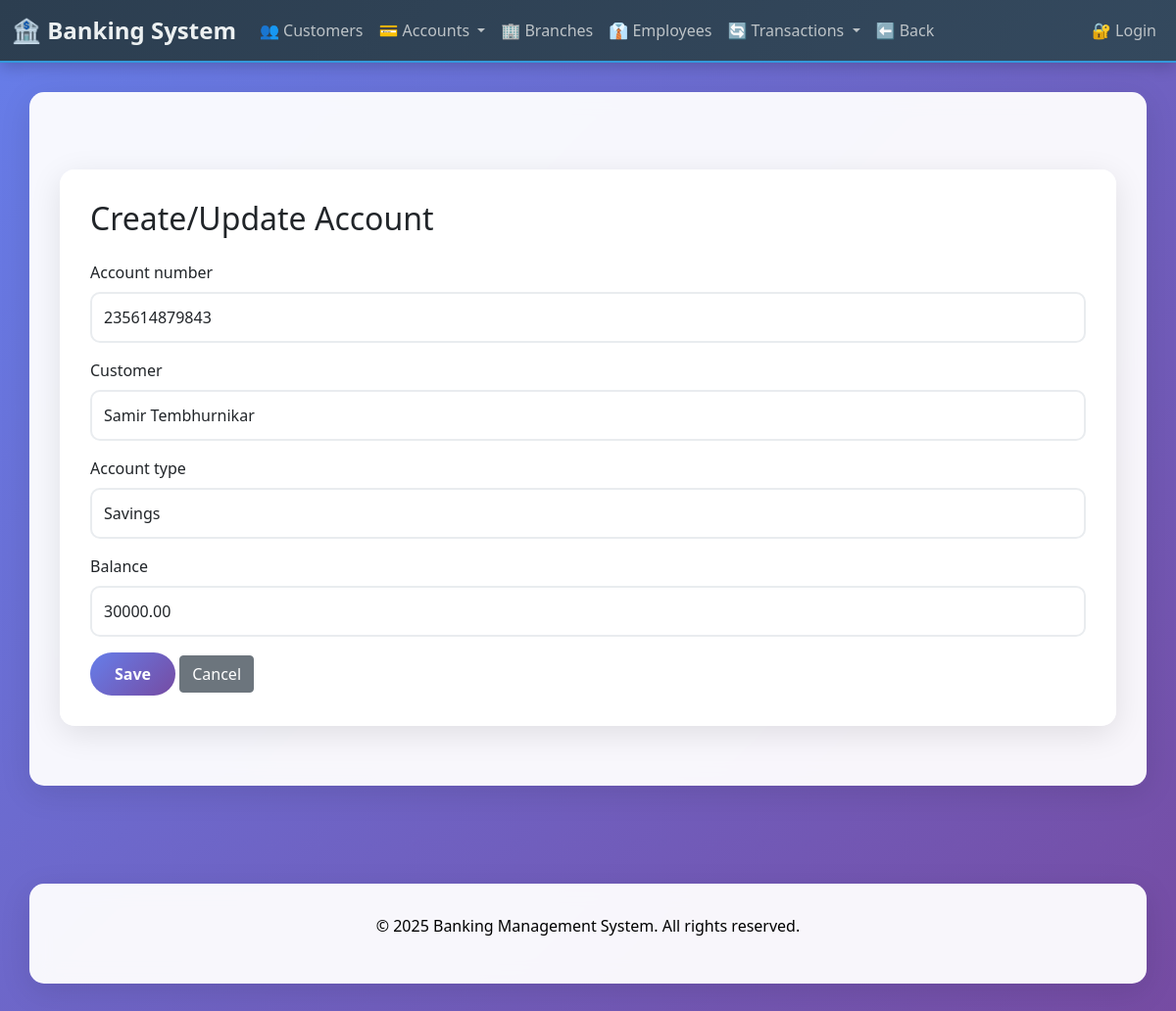
Screenshot of /accounts/update/3/ with the database file from the repository.
### accounts/models.py (models this page shows, shortened)
class Account(models.Model):
    ACCOUNT_TYPES = [
        ('SAVINGS', 'Savings'),
        ('CHECKING', 'Checking'),
        ('CREDIT', 'Credit'),
        ('TRANSACTION', 'Transaction'),
        ('LOAN', 'Loan'),
        ('CARD', 'Card'),
    ]
    account_number = models.CharField(max_length=20, unique=True)
    customer = models.ForeignKey('customers.Customer', on_delete=models.CASCADE, related_name='accounts')
    account_type = models.CharField(max_length=12, choices=ACCOUNT_TYPES)
    balance = models.DecimalField(max_digits=15, decimal_places=2)
    date_created = models.DateField(auto_now_add=True)
    date_updated = models.DateField(auto_now=True)

### accounts/views.py (the view)
# urls.py: path('update/<int:pk>/', views.account_update, name='account_update'),
def account_update(request, pk):
    account = get_object_or_404(Account, pk=pk)
    if request.method == 'POST':
        form = AccountForm(request.POST, instance=account)
        if form.is_valid():
            form.save()
            return redirect('account_list')
    else:
        form = AccountForm(instance=account)
    return render(request, 'accounts/account_form.html', {'form': form, 'account': account})

### accounts/forms.py (shortened to what this page needs)
class AccountForm(forms.ModelForm):
    class Meta:
        model = Account
        fields = ['account_number', 'customer', 'account_type', 'balance']
        widgets = {
            'account_number': forms.TextInput(attrs={'class': 'form-control', 'placeholder': 'Account Number'}),
            'customer': forms.Select(attrs={'class': 'form-control'}),
            'account_type': forms.Select(choices=Account.ACCOUNT_TYPES, attrs={'class': 'form-control'}),
            'balance': forms.NumberInput(attrs={'class': 'form-control', 'placeholder': 'Balance'}),
        }

### customers/models.py (called while the page is built)
    def __str__(self):
        return f'{self.first_name} {self.last_name}'

### templates/accounts/account_form.html (shortened to what this page needs)
{% extends 'customers/base.html' %}
{% block content %}
<div class="container mt-5">
    <h2 class="mb-4">Create/Update Account</h2>
    <form method="post">
        {% for field in form %}
        <div class="mb-3">
            <label class="form-label">{{ field.label }}</label>
            {{ field }}
        </div>
        {% endfor %}
        <button type="submit" class="btn btn-primary">Save</button>
        <a href="{% url 'account_list' %}" class="btn btn-secondary">Cancel</a>
    </form>
</div>
{% endblock %}

### templates/customers/base.html (style rules this page uses)
body { background: linear-gradient(135deg, #667eea 0%, #764ba2 100%); min-height: 100vh; font-family: 'Segoe UI', Tahoma, Geneva, Verdana, sans-serif; }
.container { background: rgba(255, 255, 255, 0.95); border-radius: 15px; padding: 30px; margin-top: 30px; margin-bottom: 30px; box-shadow: 0 8px 32px rgba(0,0,0,0.1); backdrop-filter: blur(10px); border: 1px solid rgba(255, 255, 255, 0.18); }
.btn-primary { background: linear-gradient(135deg, #667eea 0%, #764ba2 100%); border: none; border-radius: 25px; padding: 10px 25px; font-weight: 600; transition: all 0.3s ease; }
.form-control { border-radius: 10px; border: 2px solid #e9ecef; padding: 12px; transition: all 0.3s ease; }

### rows the page displays
Account: form "235614879843" "Samir Tembhurnikar" "Savings" "30000.00"

### other values shown
{{ field.label }} "Account number" "Customer" "Account type" "Balance"
